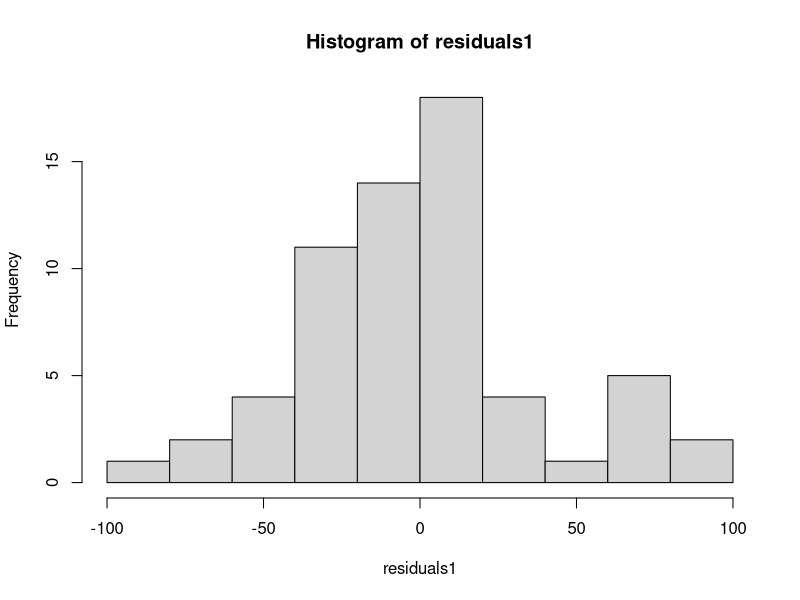

Source code (R):
## ---- chunk 1
beach <- read.csv("beach.csv")
fit <- lm(formula = OpenBeach ~ BeachID * Year, data = beach)
fit
betas <- coef(fit)
betas
#note that the slope coef changed from hw1 from betas[2] to betas[4] (not sure why)

#calculate residuals
residuals1 <- resid(fit)

summary(residuals1)
summary(fit)
#use summary() to compare numeric residual vector to quartiles in fitted model
#they match
#now plot histogram
hist(residuals1)
#Seems pretty lopsided to me, but I suppose it could be considered "reasonably Gaussian".

## ---- chunk 2
#test statistics for regression coefficients
#est for slope coef for beach A, B, and C
betas
slope_coefA <- betas[4] #Year (negative)
slope_coefB <- betas[5] #BeachIDB:Year
slope_coefC <- betas[6] #BeachIDC:Year

#est for std error
std_errorA <- summary(fit)[['coefficients']]['Year', 'Std. Error']
std_errorA
std_errorB <- summary(fit)[['coefficients']]['BeachIDB:Year', 'Std. Error']
std_errorC <- summary(fit)[['coefficients']]['BeachIDC:Year', 'Std. Error']

#null_hypothesis
null_hyp <- 0


test_statA <- (slope_coefA - null_hyp) / std_errorA
test_statA #-14.443
test_statB <- (slope_coefB - null_hyp) / std_errorB
test_statB #9.478
test_statC <- (slope_coefC - null_hyp) / std_errorC
test_statC #7.992408
#compare to model output stats
summary(fit)
# t values: A = -14.443, B = 9.478, C = 7.992
## ---- chunk 3
#calc p values for regression coefs
#df = n - k (k is # of regression coef from model)
nrow(beach) #62
 #6 coefficients total in original model
#df = 62 - 6, = 56
pt(-1 * abs(test_statA), df = 56)*2 #1.56e-20
pt(-test_statB, df = 56)*2 #3.07e-13
pt(-test_statC, df = 56)*2 #7.96e-11
 
#compare to summary output
summary(fit) 
# BeachA p = < 2.2e-16 (1.56e-20)
# BeachB p = 3.07e-13
# BeachC p = 7.96e-11

#What is the associated null hyp? Reject or fail to reject?
#The associated null hypothesis is that amount of open beach area does not change significantly over the years.
#Here, we reject that null hypothesis. 
## ---- chunk 4
#Using the slope coefficient for Beach A, I want to test the null hypothesis that B1 = 108 (i.e. the median open beach area) 
#against the alternative that B1 < 108 (that a random value is under 108 ha)
ts_108 <- (betas[4] - 108) / std_errorA
ts_108 # test statistic = -99.38

pt(ts_108, df = 56)
#p val = 5.73e-65

#So here, we reject the null hypothesis. 

## ---- chunk 5
#essentially the same question as q5 in hw1?
summary(fit)
fit
#BeachA
#rate of change (slope) is equal to:
betas[4]
#= -18.36 which means that Beach A looses approximately 18.36 ha of open beach each year.
#BeachB
#rate of change (slope) is equal to:
betas[4] + betas[5]
#= -1.32 meaning that Beach B looses approximately 1.32 ha of open beach each year.
#BeachC
#rate of change (slope) is equal to :
betas[4] + betas[6]
#=-3.99 meaning that Beach C looses approximately 3.99 ha of open beach each year.    

#all have p-values <<< 0.05 so reject the null hypothesis that the beaches do not lose open beach area over time. There is a significant loss of open beach area over time in all 3 beaches, although Beach A is much more severe.
